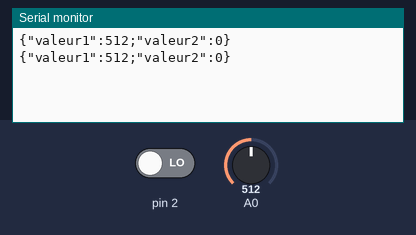
Bench run of a sketch on a simulated Arduino Uno, built with avr-gcc and run on an emulated ATmega328P. On the bench: the last lines printed to the serial monitor. Inputs (shaded band) come from the test bench; at power-on: A0 = 512, pin 2 LOW.

Above: at 10.8 s.
10.9 s: A0 set to 716
At 16.2 s:
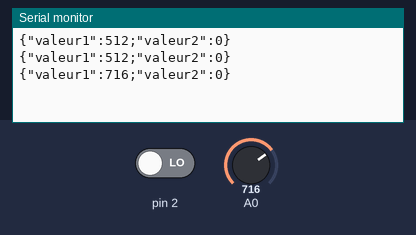
18.4 s: pin 2 driven HIGH
At 21.2 s:
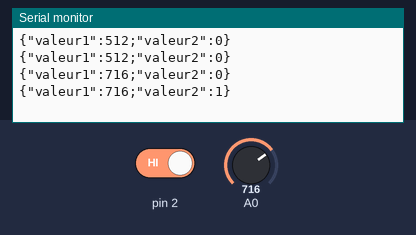
25.9 s: A0 set to 900
At 31.3 s:
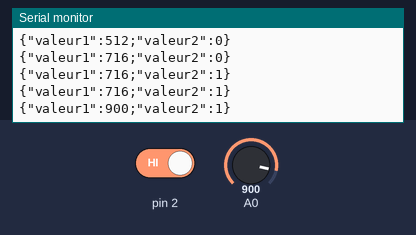
33.4 s: pin 2 driven LOW
At 36.4 s:
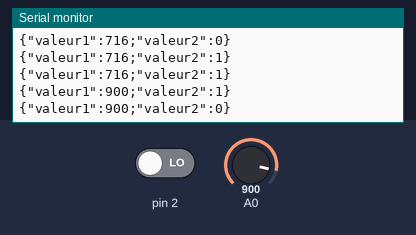
Timing chart, 0 to 37.9 s (numbered marks = the images above; inputs shaded):
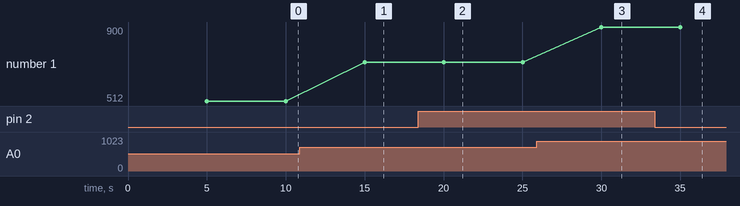

Measured:
- after the input at 10.9 s, the serial monitor: prints a new line after 4.1 s (image 1)
- after the input at 18.4 s, the serial monitor: prints a new line after 1.6 s (image 2)
- after the input at 25.9 s, the serial monitor: prints a new line after 4.1 s (image 3)
- after the input at 33.4 s, the serial monitor: prints a new line after 1.6 s (image 4)
- plotted number 1: 512 → 716 after the input at 10.9 s, 716 → 900 after the input at 25.9 s

The sketch:

arduino_serie_vers_processing.ino
```cpp
/*This code write data from two sensors on the serial port
 * one sensor is plugged in analog 0
 * the other one is plugged in digital 2
 */

void setup() {
  Serial.begin(9600);
  pinMode(7, INPUT);
}

void loop() {

  delay(5000);


  String json;
  json = "{\"valeur1\":";
  json = json + analogRead(A0);
  json = json +";\"valeur2\":";
  json = json +  digitalRead(2);
  json = json + "}";

  Serial.println(json);
}
```
